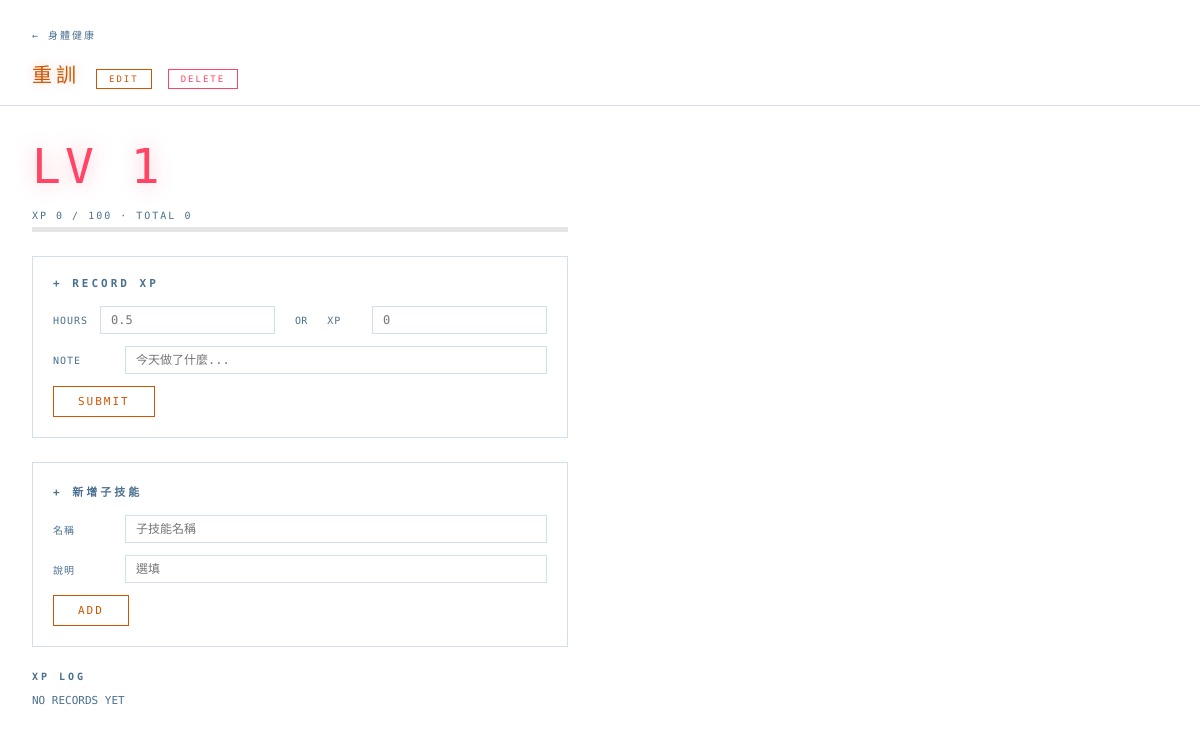
Page /skill/6 on the earlier database version.
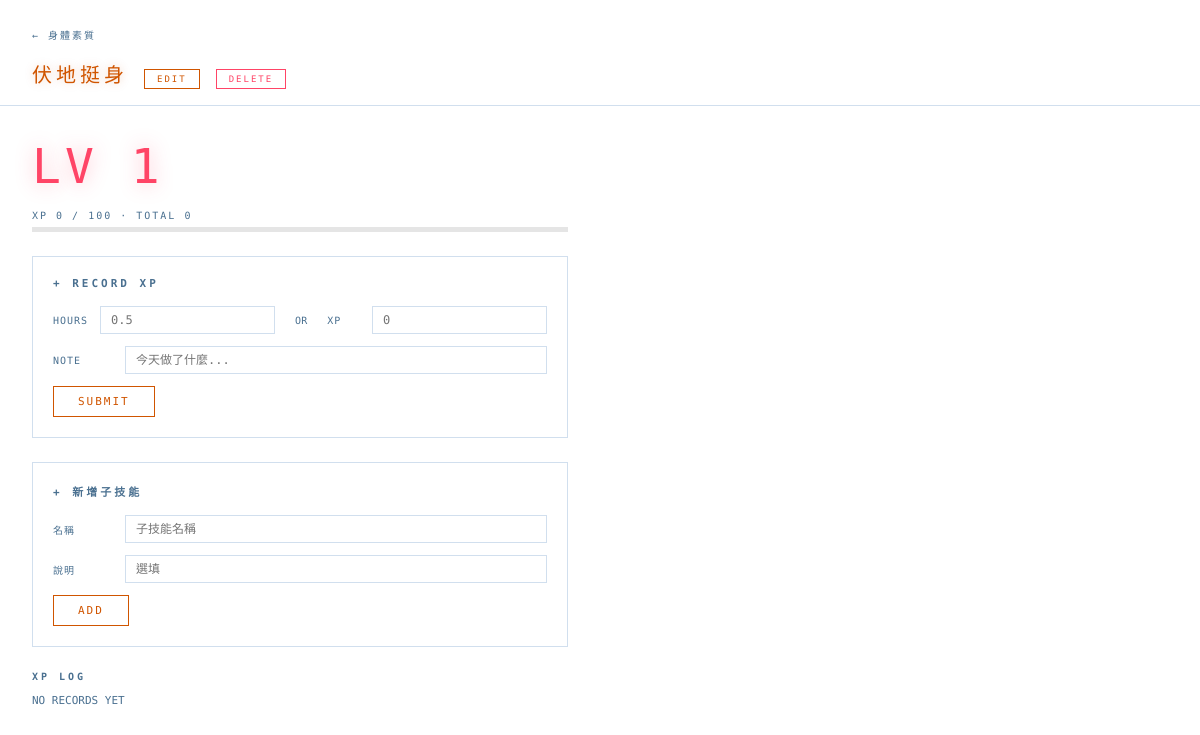
Same page on the later database version.
### tables this page shows
CREATE TABLE categories (
            id         INTEGER PRIMARY KEY,
            name       TEXT NOT NULL,
            emoji      TEXT,
            color      TEXT,
            created_at DATETIME DEFAULT CURRENT_TIMESTAMP
        );

CREATE TABLE skills (
            id          INTEGER PRIMARY KEY,
            category_id INTEGER REFERENCES categories(id),
            parent_id   INTEGER REFERENCES skills(id),
            name        TEXT NOT NULL,
            description TEXT,
            created_at  DATETIME DEFAULT CURRENT_TIMESTAMP
        );

### app.py (the view)
@app.route("/skill/<int:skill_id>")
def skill(skill_id):
    detail = get_skill_detail(skill_id)
    if not detail:
        return "Not found", 404
    return render_template("skill.html", skill=detail)

### db.py (called while the page is built)
def get_db():
    conn = sqlite3.connect(DB_PATH)
    conn.row_factory = sqlite3.Row
    return conn

def xp_for_next_level(n):
    return int(100 * (n ** 1.5))

def calc_level(total_xp):
    level = 1
    accumulated = 0
    while level < 20:
        needed = xp_for_next_level(level)
        if accumulated + needed > total_xp:
            break
        accumulated += needed
        level += 1
    if level >= 20:
        return (20, 0, 0)
    current = total_xp - accumulated
    to_next = xp_for_next_level(level)
    return (level, current, to_next)

def get_skill_xp(skill_id):
    with get_db() as conn:
        row = conn.execute(
            "SELECT COALESCE(SUM(xp), 0) as total FROM xp_logs WHERE skill_id = ?",
            (skill_id,)
        ).fetchone()
        return row["total"]

### templates/skill.html (shortened to what this page needs)
<!DOCTYPE html>
<html lang="zh-TW">
<head>
  <link rel="stylesheet" href="/static/style.css">
</head>
<body>
<div class="screen">
  <div class="page-header">
    <a class="back-link" href="/category/{{ skill.category_id }}">← {{ skill.category_name }}</a>
    <div style="display:flex; align-items:baseline; gap:16px; margin-top:8px;">
      <div class="page-title" id="skill-title">{{ skill.name }}</div>
      <button class="btn" style="font-size:9px; padding:4px 12px;" onclick="document.getElementById('edit-form').style.display='block'; this.style.display='none'">EDIT</button>
      <form method="POST" action="/skill/{{ skill.id }}/delete" style="display:inline;"
            onsubmit="return confirm('確定刪除「{{ skill.name }}」及所有子技能？')">
        <button class="btn" type="submit" style="font-size:9px; padding:4px 12px; border-color:#ff4466; color:#ff4466;">DELETE</button>
      </form>
    </div>
  </div>
  <div class="skill-detail">
    <div class="skill-level-big"
         style="color: {{ skill.category_color }}; text-shadow: 0 0 20px {{ skill.category_color }}66;">
      LV {{ skill.level }}
    </div>
    <div class="skill-xp-bar-wrap">
      <div class="skill-xp-label">
        {% if skill.level < 20 %}
          XP {{ skill.current_xp }} / {{ skill.xp_to_next }}  ·  TOTAL {{ skill.total_xp }}
        {% else %}
          MAX LEVEL  ·  TOTAL {{ skill.total_xp }} XP
        {% endif %}
      </div>
      <div class="xp-bar-bg" style="height: 5px;">
      </div>
    </div>
    {% if skill.level < 20 %}
    <form class="xp-form" method="POST" action="/skill/{{ skill.id }}/log">
      <h3>+ Record XP</h3>
      <div class="form-row">
        <label>Hours</label>
        <input type="number" name="hours" placeholder="0.5" step="0.25" min="0">
        <span style="font-size:10px; color:var(--text-dim); padding:0 8px;">OR</span>
        <label>XP</label>
        <input type="number" name="xp" placeholder="0" min="0">
      </div>
      <div class="form-row">
        <label>Note</label>
        <input type="text" name="note" placeholder="今天做了什麼...">
      </div>
      <button class="btn" type="submit">SUBMIT</button>
    </form>
    {% endif %}
    <form class="xp-form" method="POST" action="/skill/{{ skill.id }}/add_child">
      <h3>+ 新增子技能</h3>
      <div class="form-row">
        <label>名稱</label>
        <input type="text" name="name" placeholder="子技能名稱" required>
      </div>
      <div class="form-row">
        <label>說明</label>
        <input type="text" name="description" placeholder="選填">
      </div>
      <button class="btn" type="submit">ADD</button>
    </form>
    <div class="log-list">
      <h3>XP Log</h3>
      {% for entry in skill.logs %}
      <div class="log-entry">
        <span class="log-xp">+{{ entry.xp }} XP</span>
        <span class="log-note">{{ entry.note or '—' }}</span>
        <span class="log-date">{{ entry.logged_at[:10] }}</span>
      </div>
      {% else %}
      <div style="color: var(--text-dim); font-size: 11px;">NO RECORDS YET</div>
      {% endfor %}
    </div>
  </div>
</div>
</body>
</html>

### static/style.css (style rules this page uses)
*, *::before, *::after { box-sizing: border-box; margin: 0; padding: 0; }
:root { --bg: #ceeef8; --bg2: rgba(255,255,255,0.72); --border: rgba(0,80,160,0.18); --text: #0a2040; --text-dim: #4a7090; --accent: #d05500; }
body { background: url('/static/img/bg_dragonball.png') center center / cover no-repeat fixed; color: var(--text); font-family: 'Share Tech Mono', 'Courier New', monospace; min-height: 100vh; overflow-x: hidden; }
body::before { display: none; }
.screen { position: relative; z-index: 1; }
.page-header { padding: 24px 32px 16px; border-bottom: 1px solid var(--border); background: rgba(255,255,255,0.45); backdrop-filter: blur(8px); }
.back-link { font-size: 10px; letter-spacing: 2px; color: var(--text-dim); text-decoration: none; text-transform: uppercase; }
.page-title { font-size: 20px; letter-spacing: 4px; text-transform: uppercase; margin-top: 8px; color: var(--accent); text-shadow: 0 0 10px rgba(200,80,0,0.25); }
.xp-bar-bg { height: 3px; background: rgba(0,0,0,0.1); width: 100%; }
.skill-detail { padding: 32px; max-width: 600px; }
.skill-level-big { font-size: 48px; color: var(--accent); text-shadow: 0 0 20px rgba(200,80,0,0.4); letter-spacing: 4px; }
.skill-xp-bar-wrap { margin: 16px 0; }
.skill-xp-label { font-size: 10px; color: var(--text-dim); margin-bottom: 6px; letter-spacing: 2px; }
.xp-form { background: var(--bg2); backdrop-filter: blur(6px); border: 1px solid var(--border); padding: 20px; margin: 24px 0; }
.xp-form h3 { font-size: 11px; letter-spacing: 3px; color: var(--text-dim); margin-bottom: 16px; text-transform: uppercase; }
.form-row { display: flex; gap: 12px; margin-bottom: 12px; align-items: center; }
.form-row label { font-size: 10px; color: var(--text-dim); width: 60px; letter-spacing: 1px; text-transform: uppercase; }
input[type=text], input[type=number] { background: rgba(255,255,255,0.8); border: 1px solid var(--border); color: var(--text); padding: 6px 10px; font-family: inherit; font-size: 12px; flex: 1; outline: none; }
.btn { background: transparent; border: 1px solid var(--accent); color: var(--accent); padding: 8px 24px; font-family: inherit; font-size: 11px; letter-spacing: 2px; text-transform: uppercase; cursor: pointer; transition: background 0.15s; }
.log-list { margin-top: 24px; }
.log-list h3 { font-size: 10px; letter-spacing: 3px; color: var(--text-dim); margin-bottom: 12px; text-transform: uppercase; }

Differences in the rows shown:
changed categories: category_name "身體健康" → "身體素質"
changed skills: name "重訓" → "伏地挺身"
